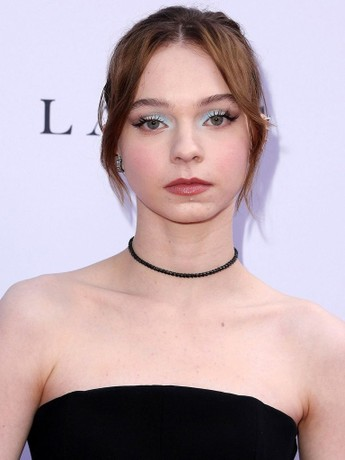
#> input picture maye.jpg, 345 x 460 px
$ python filtroComic.py
#> lines starting #> are read from the running program, lines starting #| are printed output that depends on the picture; after the words box and inside, x2 and y2 are one past the last pixel; in counts of white or black regions, pixels touching at a corner belong together
import cv2
import numpy as np

# Cargar la imagen
imagen = cv2.imread('maye.jpg')
#> imagen is the input picture: shape (460, 345, 3); mean B, G, R 174.9, 168.4, 188.4

# Verificar si la imagen se cargó
if imagen is None:
    print("Error!! No se pudo cargar la imagen")
    exit()

# Convertir a escala de grises
gris = cv2.cvtColor(imagen, cv2.COLOR_BGR2GRAY)
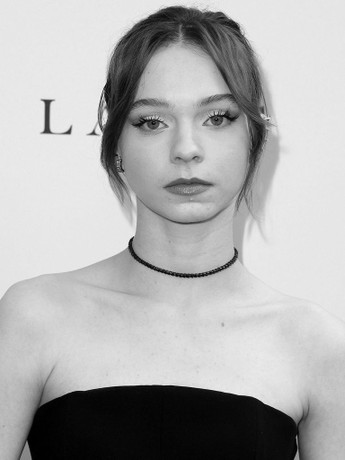
#> gris: shape (460, 345); min 0, max 253, mean 175

# Aplicar desenfoque para suavizar
gris_suavizado = cv2.medianBlur(gris, 7)

# Detectar bordes con Canny (o alternativo: cv2.adaptiveThreshold)
bordes = cv2.adaptiveThreshold(gris_suavizado, 255,
                               cv2.ADAPTIVE_THRESH_MEAN_C,
                               cv2.THRESH_BINARY, 9, 10)
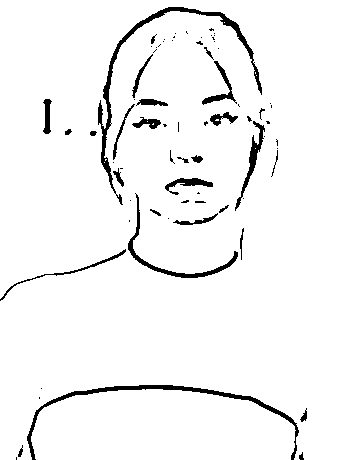
#> bordes: shape (460, 345); 95.6% white; 73 black regions (42 under 20 px), largest, box (x1, y1, x2, y2) and area: (98, 7, 262, 205) 1653, (27, 385, 299, 460) 1373, (128, 193, 238, 278) 698

# Aplicar efecto de pintura con menos colores (reducción de color)
imagen_bilateral = cv2.bilateralFilter(imagen, d=9, sigmaColor=250, sigmaSpace=250)

# Combinar la imagen reducida en color con los bordes
bordes_color = cv2.cvtColor(bordes, cv2.COLOR_GRAY2BGR)
comic = cv2.bitwise_and(imagen_bilateral, bordes_color)
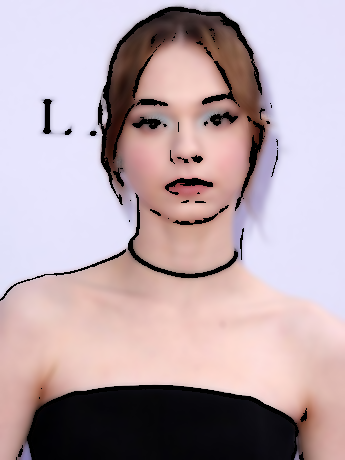
#> comic: shape (460, 345, 3); mean B, G, R 171.6, 165.1, 184.1

# Agregar un texto indicando el filtro aplicado
cv2.putText(comic, 'Filtro: comic', (20, 40), cv2.FONT_ITALIC, 1.2, (255, 255, 0), 2)
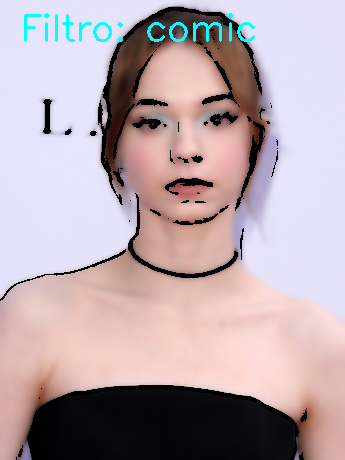
#> comic: shape (460, 345, 3); 0.9% of pixels changed, all inside (x1, y1, x2, y2) = (24, 13, 255, 42)

# Mostrar las imágenes
cv2.imshow('Original', imagen)
cv2.imshow('Comic', comic)

# Guardar imagen
cv2.imwrite('Maye_comic.jpg', comic)
print("Su imagen fue guardada con éxito")

cv2.waitKey(0)
cv2.destroyAllWindows()
